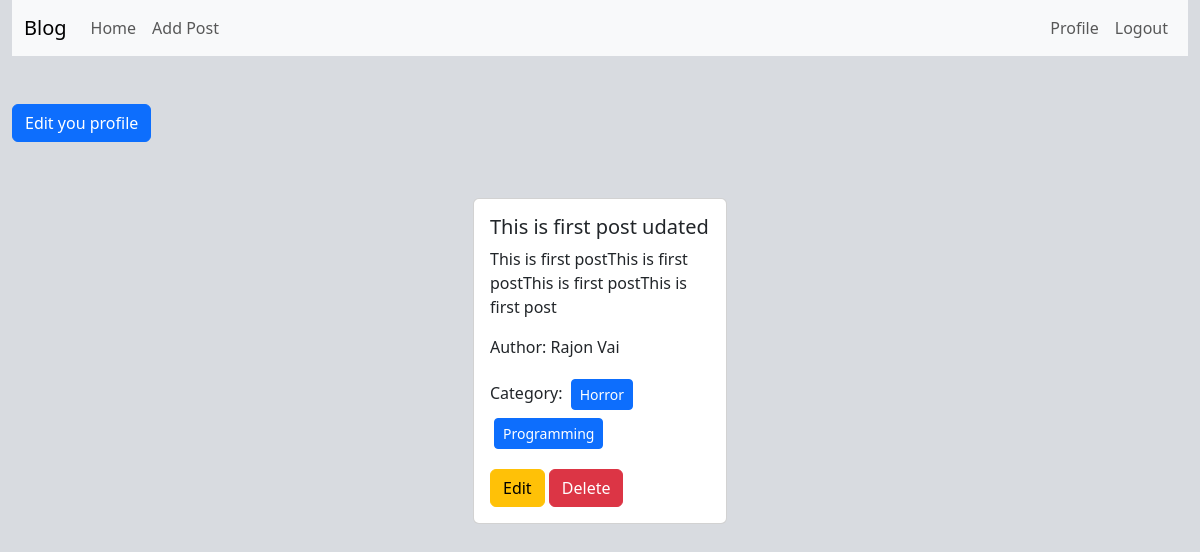
The page /author/profile/ (signed in) on the database as committed earlier.
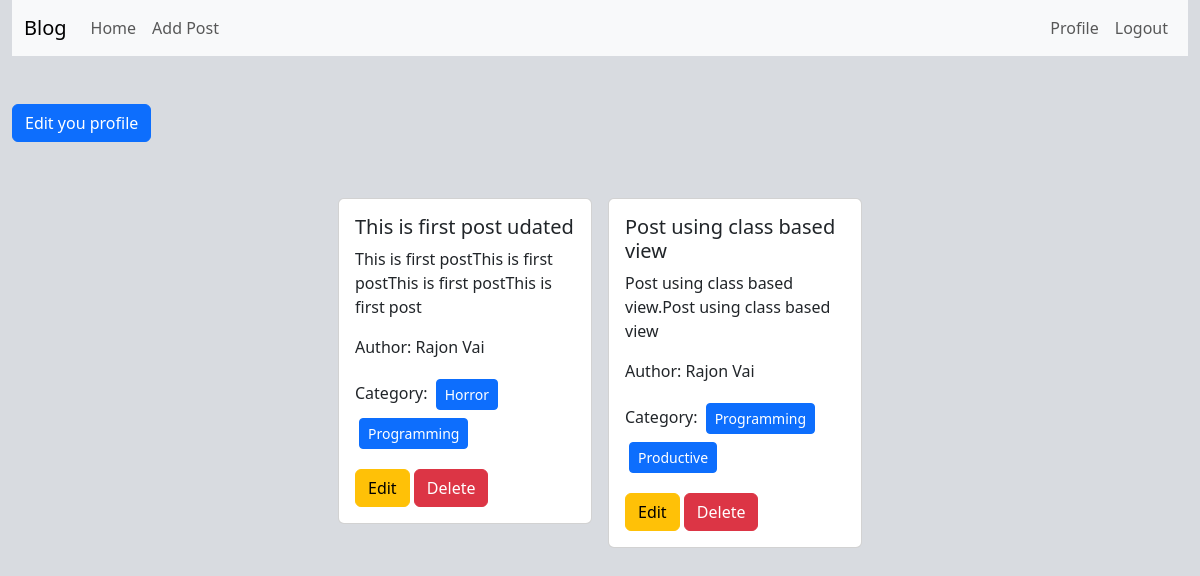
The same page on the database as committed later.
### posts/models.py (models this page shows, shortened)
class Post(models.Model):
    title= models.CharField(max_length=50)
    content = models.TextField()
    category = models.ManyToManyField(Category) #ekta post multiple category te thakte pare abar ekta categoryte multiple post thakte pare
    author = models.ForeignKey(User, on_delete=models.CASCADE)

### categories/models.py (models this page shows, shortened)
class Category(models.Model):
    name= models.CharField(max_length=100)
    slug = models.SlugField(max_length=100, unique=True, null = True, blank=True)

### author/views.py (the view)
# urls.py: path('profile/', views.profile, name='profile'),
@login_required
def profile(request):
    data = Post.objects.filter(author = request.user)
    return render(request, 'profile.html', {'data':data})

### author/templates/profile.html
{% extends 'base.html' %}
{% load crispy_forms_tags %}
{% block content %}
<div>
    <a class="btn btn-primary mt-5" href={% url 'edit_profile' %}>Edit you profile</a>
</div>
<div class="d-flex flex-wrap justify-content-center px-5 pt-5">
    {% for post in data %}
    <div class="col-sm-3">
        <div class="card m-2">
          <div class="card-body">
            <h5 class="card-title">{{post.title}}</h5>
            <p class="card-text">
                {{post.content | slice:"100"}}
            </p>
            <p>Author: {{post.author.first_name}} {{post.author.last_name}}</p>
            <p>Category:
                {% for cat in post.category.all %}
                <button class='btn btn-primary btn-sm m-1'>
                    {{cat.name}}
                </button>
                {% endfor %}
            </p>
            <a href={% url 'edit_post' post.id %} class="btn btn-warning">Edit</a>
            <a href={% url 'delete_post' post.id %} class="btn btn-danger">Delete</a>
          </div>
        </div>
      </div>
    {% endfor %}
  </div>
{% endblock %}

Rows that differ between the two databases and show on the page:
added Post: title "Post using class based view", content "Post using class based view.Post using class based view", author.first_name "Rajon", author.last_name "Vai", Category (name "Programming")
now on this page (row unchanged): Category: name "Productive", shown under "Post using class based view"
